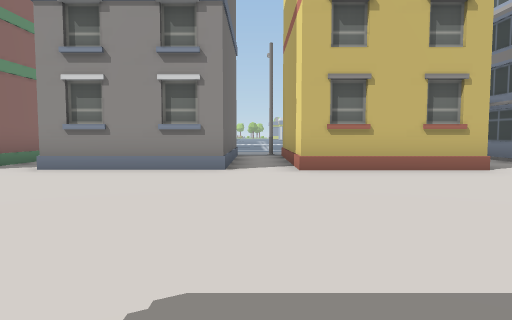
view 1 (above)

16 first-person views from a walk through a Unity game level. The camera is 1.2 m above the floor, tilts 4° down and sees 70° across. The floor is counted in squares, 2 m on a side. Each view is taken from the middle of a square. On the plan, view 1 faces up. The plan holds only what a view shows up to about 10 squares ahead; the rest is blank. The place goes on beyond the plan.

view 2
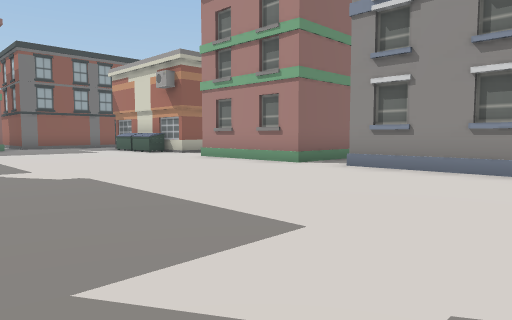

view 3
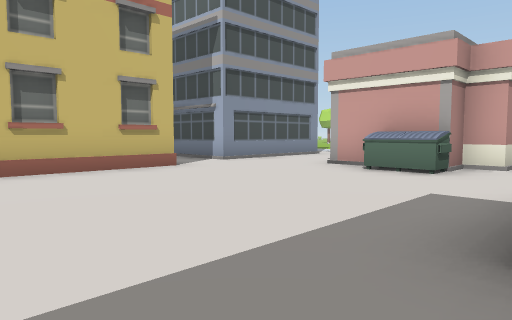

view 4
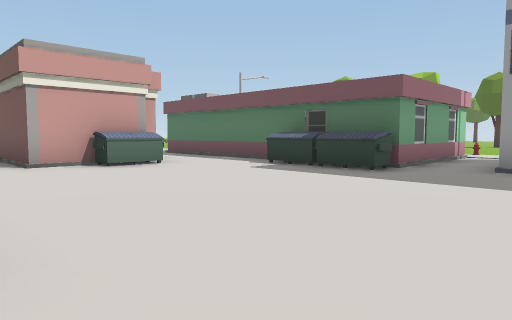

view 5
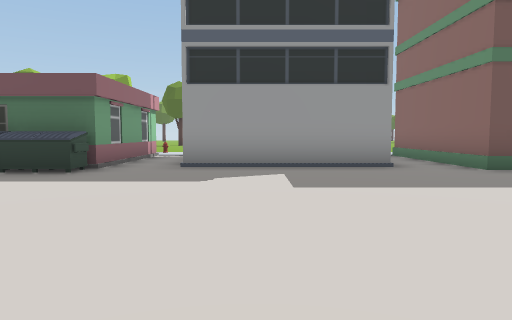

view 6
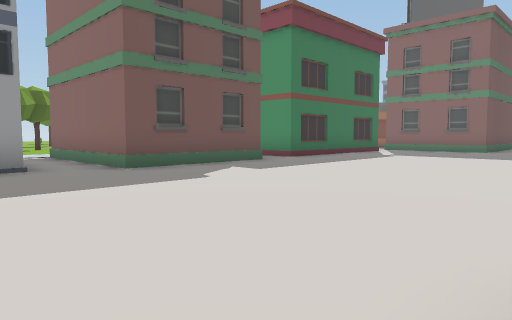

view 7
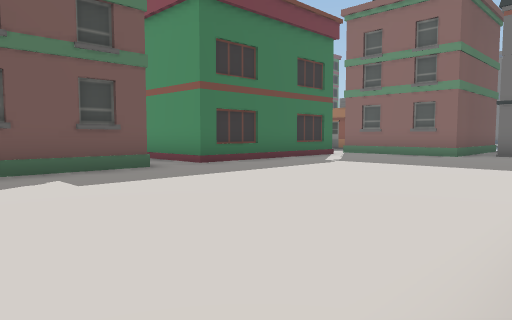

view 8
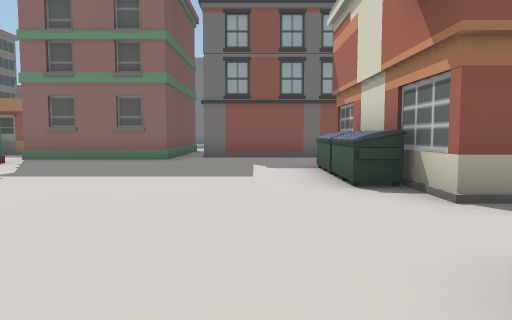

view 9
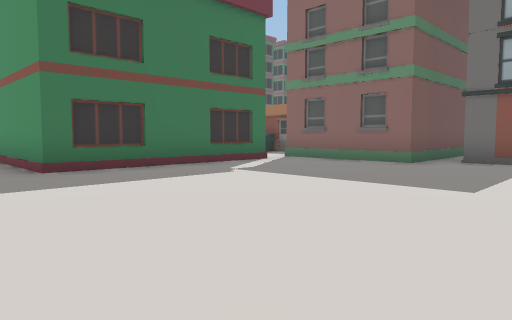

view 10
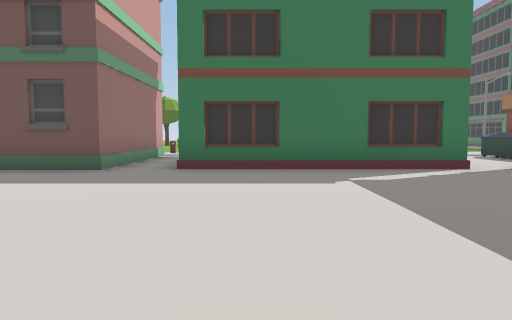

view 11
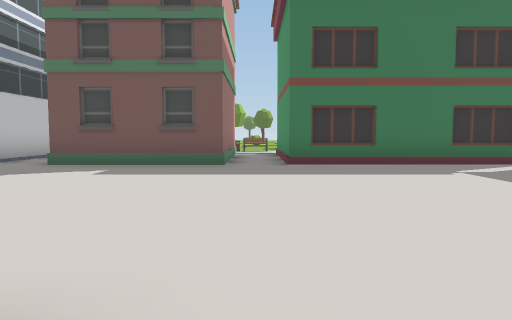

view 12
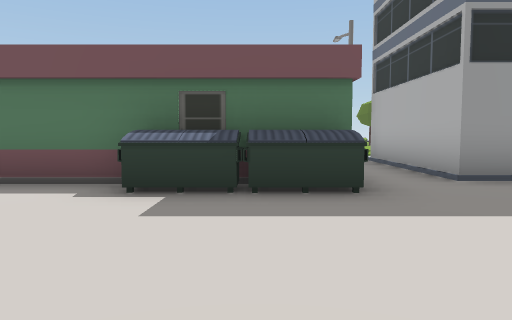

view 13
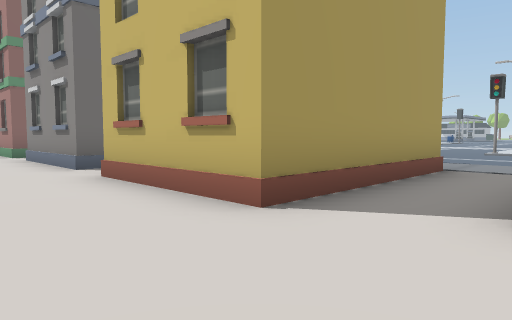

view 14
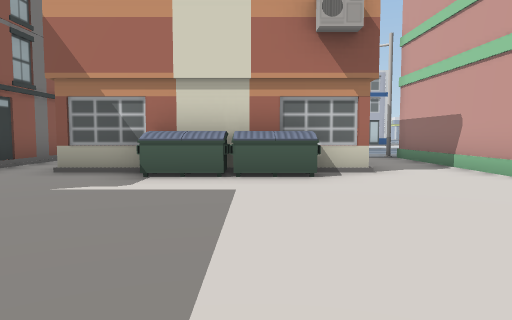

view 15
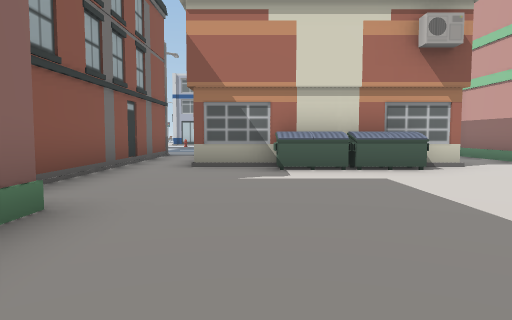

view 16
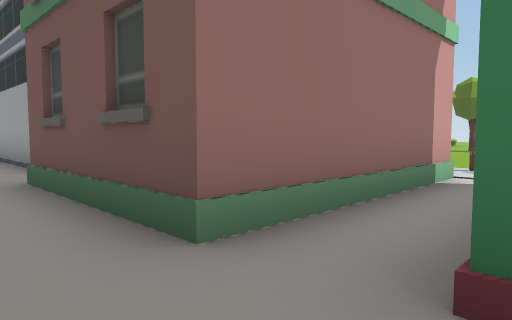

### Floor plan
Key: @ floor where view 1 was taken; # wall or solid block; . floor; / step, stairs or slope; B building; U dumpster; S streetlight; O other object.
Columns run from 18 left of view 1 to 9 right of it. Each row starts with its distance up from view 1.
 12                       //
 11                       ..
 10   .B     S#      B.# B#.
  9  #.      .#      #.#  #.#
  8  #.     ..#  #   #.#  #.##
  7  #.#####..## #.  #.# ##.B#
  6  #...UU....#B......###.....
  5  #.........................
  4  #.......................###
  3  ##.....................U#
  2   B.....................U#
  1   #.......................
  0   #........##.....@.UUU...
 -1  ...#####.####.####.######
 -2  ..     #.#  #.#  #.#
 -3  U.     #.#  #.#  #.#
 -4 BU      B.# B# B  #SB
 -5
 -6           O
 -7           .
 -8           ..
 -9            .
-10            .O

Positions as (right, up) in squares from view 1, and headings:
1: (0, 0), facing up
2: (0, 0), facing up-left
3: (0, 0), facing up-right
4: (-1, 6), facing down-right
5: (-1, 6), facing down
6: (-2, 6), facing down-left
7: (-5, 6), facing down-left
8: (-7, 5), facing left
9: (-8, 6), facing down-left
10: (-11, 6), facing down
11: (-9, 7), facing down
12: (3, 4), facing down
13: (6, 4), facing up-left
14: (-12, 1), facing up
15: (-14, 0), facing up
16: (-10, 1), facing down-right
